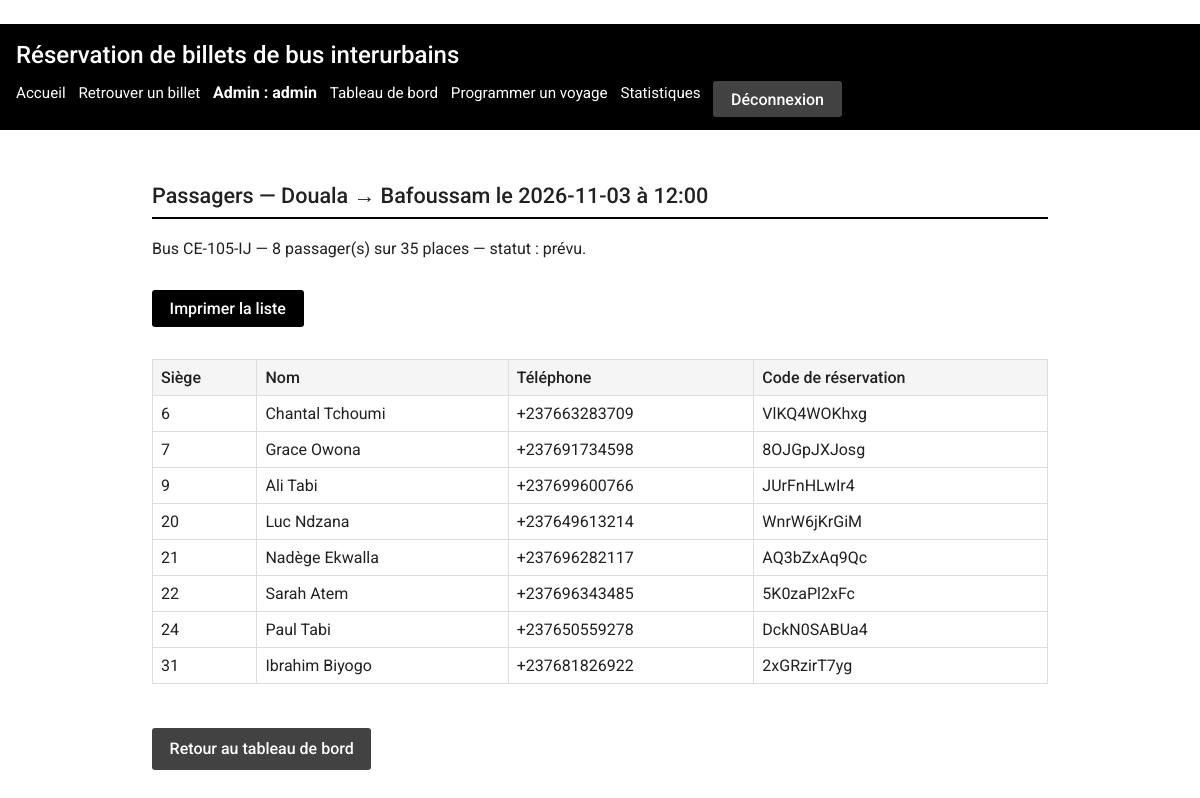
The app's page /admin/voyages/59/passagers (signed in), older data.
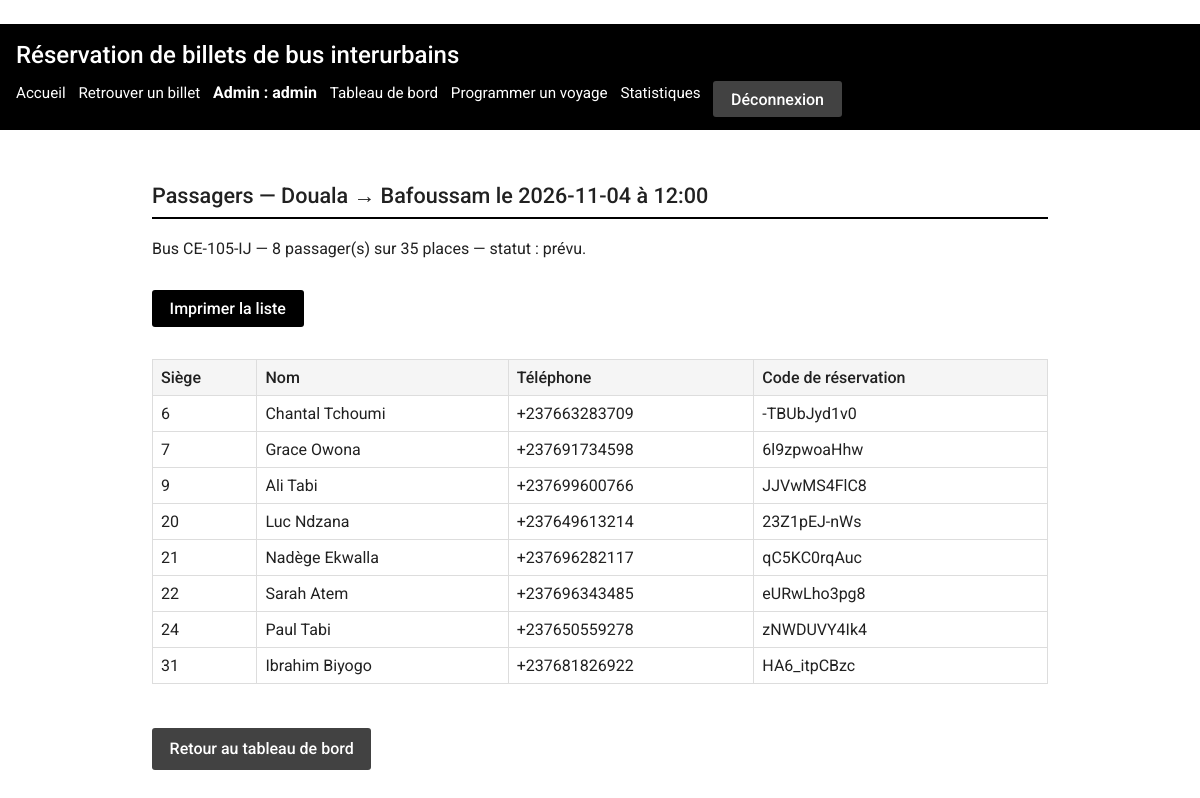
The same page, newer data.
### tables this page shows
CREATE TABLE voyages (
    id        INTEGER PRIMARY KEY AUTOINCREMENT,
    trajet_id INTEGER NOT NULL REFERENCES trajets(id),
    bus_id    INTEGER NOT NULL REFERENCES bus(id),
    date      TEXT NOT NULL,            -- format ISO AAAA-MM-JJ
    heure     TEXT NOT NULL,            -- format HH:MM
    statut    TEXT NOT NULL DEFAULT 'prévu'
              CHECK (statut IN ('prévu','parti','annulé'))
);

CREATE TABLE billets (
    id               INTEGER PRIMARY KEY AUTOINCREMENT,
    voyage_id        INTEGER NOT NULL REFERENCES voyages(id),
    numero_siege     INTEGER NOT NULL CHECK (numero_siege >= 1),
    nom              TEXT NOT NULL,
    telephone        TEXT NOT NULL,
    piece_identite   TEXT NOT NULL,
    code_reservation TEXT NOT NULL UNIQUE,
    date_achat       TEXT NOT NULL,     -- format ISO AAAA-MM-JJ
    -- Anti double-vente : un siège jamais deux fois pour le même voyage
    UNIQUE (voyage_id, numero_siege)
);

### app.py (the view)
@app.route("/admin/voyages/<int:voyage_id>/passagers")
@administrateur_requis
def admin_passagers(voyage_id):
    bdd = get_db()
    voyage = bdd.execute(
        """SELECT v.id, v.date, v.heure, v.statut,
                  t.ville_depart, t.ville_arrivee,
                  b.immatriculation, b.nombre_places
           FROM voyages v
           JOIN trajets t ON t.id = v.trajet_id
           JOIN bus b ON b.id = v.bus_id
           WHERE v.id = ?""",
        (voyage_id,),
    ).fetchone()
    if voyage is None:
        flash("Voyage introuvable.", "erreur")
        return redirect(url_for("admin_tableau"))
    passagers = bdd.execute(
        """SELECT nom, telephone, numero_siege, code_reservation
           FROM billets WHERE voyage_id = ?
           ORDER BY numero_siege""",
        (voyage_id,),
    ).fetchall()
    return render_template(
        "admin/passagers.html", voyage=voyage, passagers=passagers
    )

### app.py (called while the page is built)
def get_db():
    if "bdd" not in g:
        g.bdd = sqlite3.connect(CHEMIN_BDD)
        g.bdd.row_factory = sqlite3.Row
        g.bdd.execute("PRAGMA foreign_keys = ON")
    return g.bdd

@app.teardown_appcontext
def fermer_bdd(exception):
    bdd = g.pop("bdd", None)
    if bdd is not None:
        bdd.close()

def administrateur_requis(vue):
    @wraps(vue)
    def enveloppe(*args, **kwargs):
        if session.get("admin_id") is None:
            flash("Accès refusé : connectez-vous à l'administration.", "erreur")
            return redirect(url_for("admin_connexion"))
        return vue(*args, **kwargs)
    return enveloppe

### templates/admin/passagers.html (shortened to what this page needs)
﻿{% extends "admin/base_admin.html" %}
{% block contenu_admin %}
<section>
  <h2>Passagers — {{ voyage.ville_depart }} → {{ voyage.ville_arrivee }}
      le {{ voyage.date }} à {{ voyage.heure }}</h2>
  <p>Bus {{ voyage.immatriculation }} — {{ passagers|length }} passager(s)
     sur {{ voyage.nombre_places }} places — statut : {{ voyage.statut }}.</p>
  <p class="pas-a-imprimer">
    <button type="button" onclick="window.print()">Imprimer la liste</button>
  </p>
  {% if passagers %}
    <div class="defilement">
    <table>
      <thead>
        <tr>
          <th scope="col">Siège</th>
          <th scope="col">Nom</th>
          <th scope="col">Téléphone</th>
          <th scope="col">Code de réservation</th>
        </tr>
      </thead>
      <tbody>
        {% for passager in passagers %}
          <tr>
            <td>{{ passager.numero_siege }}</td>
            <td>{{ passager.nom }}</td>
            <td>{{ passager.telephone }}</td>
            <td>{{ passager.code_reservation }}</td>
          </tr>
        {% endfor %}
      </tbody>
    </table>
  </div>
  {% else %}
    <p>Aucun passager pour ce voyage.</p>
  {% endif %}
  <p class="pas-a-imprimer">
    <a class="btn secondary" href="{{ url_for('admin_tableau') }}">Retour au tableau de bord</a>
  </p>
</section>
{% endblock %}

Row changes from the older to the newer data that the page shows:
changed voyages "prévu": date "2026-11-03" → "2026-11-04"
changed billets "Chantal Tchoumi": code_reservation "VlKQ4WOKhxg" → "-TBUbJyd1v0"
changed billets "Grace Owona": code_reservation "8OJGpJXJosg" → "6l9zpwoaHhw"
changed billets "Ali Tabi": code_reservation "JUrFnHLwIr4" → "JJVwMS4FlC8"
changed billets "Luc Ndzana": code_reservation "WnrW6jKrGiM" → "23Z1pEJ-nWs"
changed billets "Nadège Ekwalla": code_reservation "AQ3bZxAq9Qc" → "qC5KC0rqAuc"
changed billets "Sarah Atem": code_reservation "5K0zaPl2xFc" → "eURwLho3pg8"
changed billets "Paul Tabi": code_reservation "DckN0SABUa4" → "zNWDUVY4Ik4"
changed billets "Ibrahim Biyogo": code_reservation "2xGRzirT7yg" → "HA6_itpCBzc"
